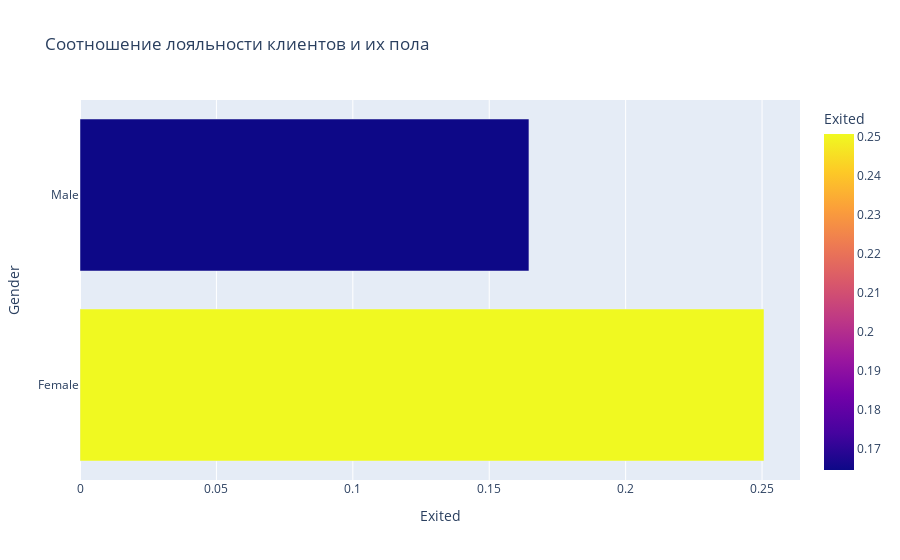

Notebook source saved alongside this figure:
### Markdown cell above
9.6. Кто чаще уходит, мужчины или женщины? Постройте график, который иллюстрирует это.

### Code cell
bar_data = churn_data.groupby(
    ['Gender'],
    as_index=False
)['Exited'].mean()
fig = px.bar(
    data_frame=bar_data,
    x='Exited',
    y='Gender',
    barmode="group",
    color='Exited',
    orientation='h',
    title='Соотношение лояльности клиентов и их пола'
)
fig.show()
fig.write_html("plotly/Exited_Gender.html")

### Figure 1 — Plotly figure (JSON) as saved in the notebook; plotly's stock layout.template omitted (floating-point values rounded to 4 significant figures)
{"data": [{"alignmentgroup": "True", "hovertemplate": "Exited=%{marker.color}<br>Gender=%{y}<extra></extra>", "legendgroup": "", "marker": {"color": [0.2507, 0.1646], "coloraxis": "coloraxis", "pattern": {"shape": ""}}, "name": "", "offsetgroup": "", "orientation": "h", "showlegend": false, "textposition": "auto", "type": "bar", "x": [0.2507, 0.1646], "xaxis": "x", "y": ["Female", "Male"], "yaxis": "y"}], "layout": {"barmode": "group", "coloraxis": {"colorbar": {"title": {"text": "Exited"}}, "colorscale": [[0, "#0d0887"], [0.1111, "#46039f"], [0.2222, "#7201a8"], [0.3333, "#9c179e"], [0.4444, "#bd3786"], [0.5556, "#d8576b"], [0.6667, "#ed7953"], [0.7778, "#fb9f3a"], [0.8889, "#fdca26"], [1, "#f0f921"]]}, "legend": {"tracegroupgap": 0}, "title": {"text": "Соотношение лояльности клиентов и их пола"}, "xaxis": {"anchor": "y", "domain": [0, 1], "title": {"text": "Exited"}}, "yaxis": {"anchor": "x", "domain": [0, 1], "title": {"text": "Gender"}}}}
